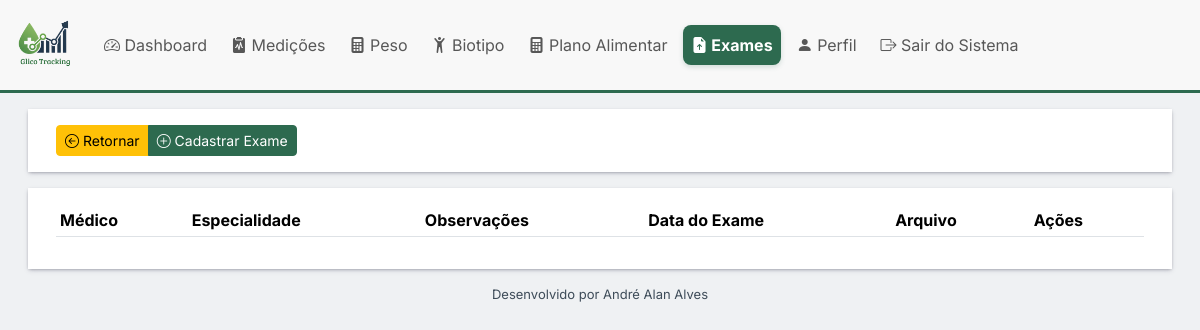
The app's page /exames/lista/ (signed in), older data.
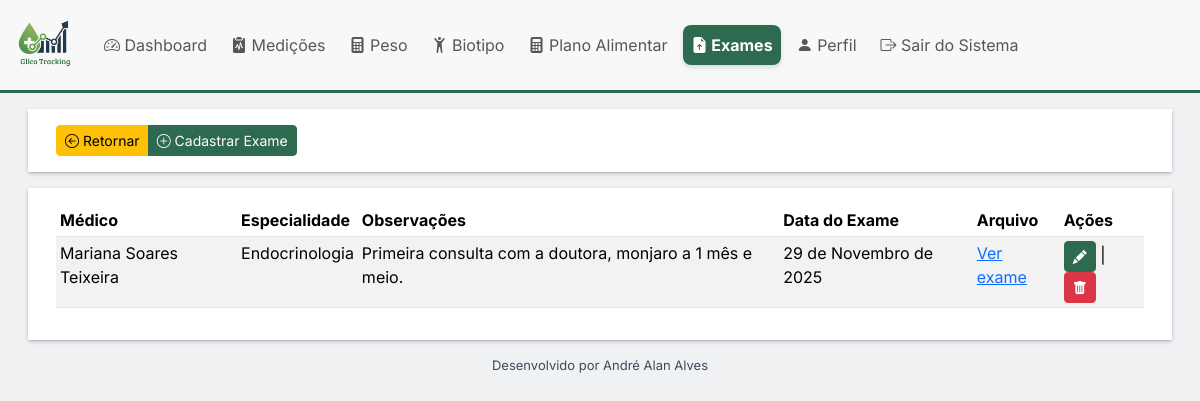
The same page, newer data.
### exames/models.py (models this page shows, shortened)
class Exame(models.Model):
    data_exame = models.DateField(verbose_name='Data do Exame')
    medico = models.CharField(max_length=100, verbose_name='Médico')
    especialidade = models.CharField(max_length=100, verbose_name='Especialidade do Médico', null=True, blank=True)
    observacoes = models.TextField(null=True, blank=True, verbose_name='Observações')
    exame_arquivo = models.FileField(upload_to='exames', verbose_name='Arquivo',null=True, blank=True)
    perfil = models.ForeignKey(Perfil, verbose_name='Perfil', on_delete=models.CASCADE, null=True, blank=True)
    class Meta:
        app_label = 'exames'
        verbose_name = 'Exame'
        verbose_name_plural = 'Exames'
        ordering = ['-data_exame']

### exames/views.py (the view)
# urls.py: path('lista/', views.ExameListView.as_view(), name='lista'),
class ExameListView(LoginRequiredMixin, ListView):
    model = Exame
    template_name = 'perfil_list.html'
    def get_queryset(self):
        instancia = super().get_queryset().filter(perfil=self.request.user.perfil)
        return instancia

### exames/templates/exames/exame_list.html (shortened to what this page needs)
{% extends "base.html" %}
{% load django_bootstrap5 %}
{% block content %}
<div class="container-fluid mt-3">
    <div class="row p-3 bg m-3">
        <div class="col-5">
            <div class="btn-group" role="group" aria-label="Basic example">
                <a class="btn btn-sm btn-warning" href="{% url 'core:dashboard' %}" type="button"><i
                    class="bi bi-arrow-left-circle"></i> Retornar</a>
                <a href="{% url 'exames:cadastra' %}" class="btn btn-primary btn-sm"><i class="bi bi-plus-circle"></i>
                Cadastrar Exame</a>
            </div>
        </div>
    </div>
    <div class="row p-3 bg m-3">
        <div class="col overflow-auto">
            <table class="table table-sm table-striped">
                <thead>
                <tr>
                    <th>Médico</th>
                    <th>Especialidade</th>
                    <th>Observações</th>
                    <th>Data do Exame</th>
                    <th>Arquivo</th>
                    <th>Ações</th>
                </tr>
                </thead>
                <tbody>
                {% for o in object_list %}
                <tr>
                    <td>{{ o.medico }}</td>
                    <td>{{ o.especialidade }}</td>
                    <td>{{ o.observacoes}}</td>
                    <td>{{ o.data_exame }}</td>
                    <td>{% if o.exame_arquivo.url is not None %}
                        <a href="{{ o.exame_arquivo.url }}">Ver exame</a>
                        {% endif %}
                    </td>
                    <td><a href="{% url 'exames:atualiza' pk=o.id %}" class="btn btn-sm btn-primary "><i
                            class="bi bi-pencil-fill"></i></a> |
                        <a href="{% url 'exames:deleta' pk=o.id %}" class="btn btn-sm btn-danger "><i
                                class="bi bi-trash-fill"></i></a>
                    </td>
                </tr>
                {% endfor %}
                </tbody>
            </table>
        </div>
    </div>
</div>
{% endblock %}

Row changes from the older to the newer data that the page shows:
added Exame: medico "Mariana Soares Teixeira", especialidade "Endocrinologia", observacoes "Primeira consulta com a doutora, monjaro a 1 mês e meio.", data_exame "29 de Novembro de 2025"
